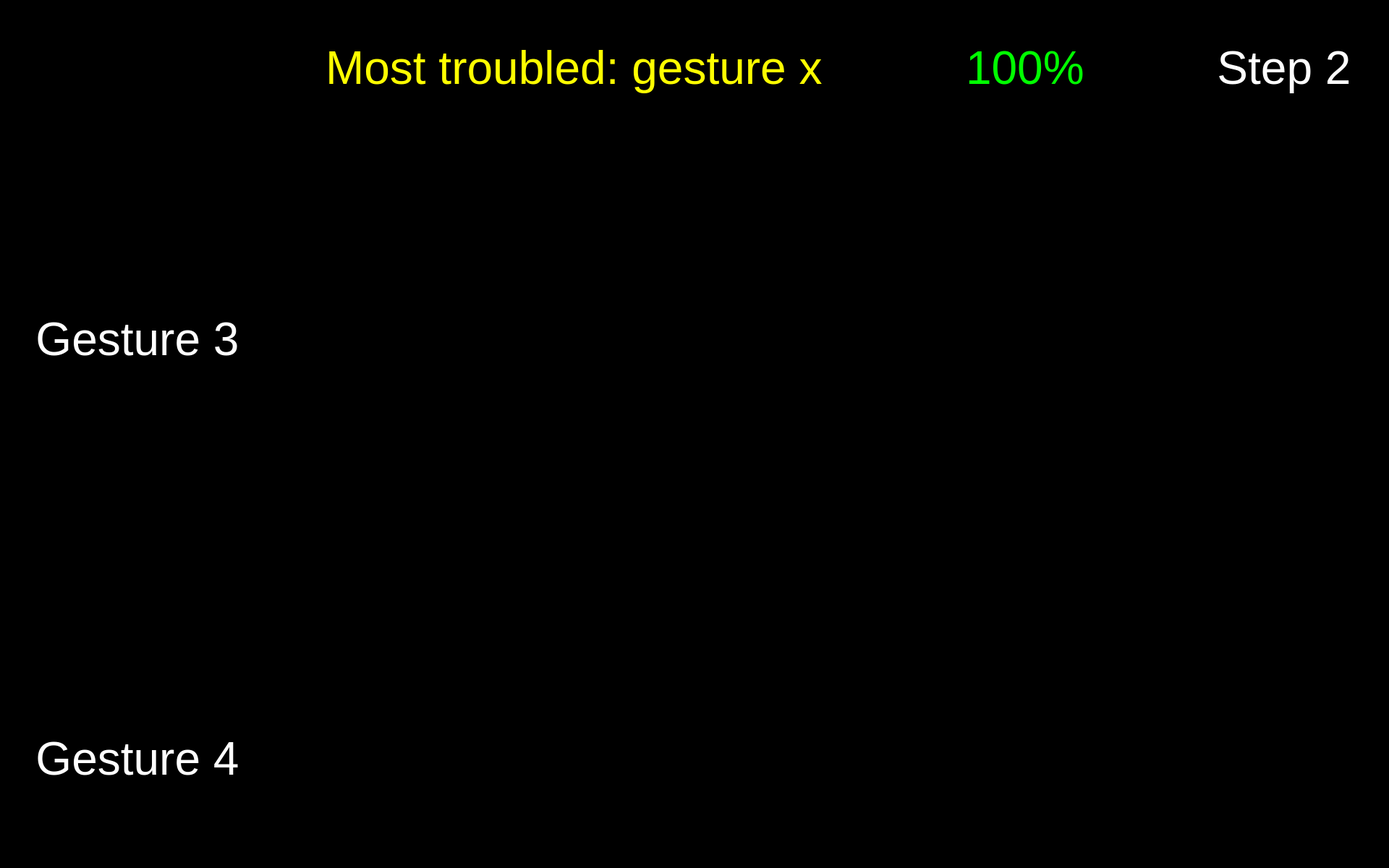
<?xml version="1.0" encoding="UTF-8"?>
<ui version="4.0">
 <class>Form</class>
 <widget class="QWidget" name="Form">
  <property name="geometry">
   <rect>
    <x>0</x>
    <y>0</y>
    <width>1920</width>
    <height>1200</height>
   </rect>
  </property>
  <property name="maximumSize">
   <size>
    <width>1920</width>
    <height>1200</height>
   </size>
  </property>
  <property name="windowTitle">
   <string>Form</string>
  </property>
  <property name="styleSheet">
   <string notr="true">background-color: rgb(0, 0, 0);</string>
  </property>
  <widget class="QPushButton" name="button_nav_left">
   <property name="enabled">
    <bool>true</bool>
   </property>
   <property name="geometry">
    <rect>
     <x>800</x>
     <y>560</y>
     <width>150</width>
     <height>150</height>
    </rect>
   </property>
   <property name="minimumSize">
    <size>
     <width>81</width>
     <height>81</height>
    </size>
   </property>
   <property name="maximumSize">
    <size>
     <width>150</width>
     <height>150</height>
    </size>
   </property>
   <property name="cursor">
    <cursorShape>OpenHandCursor</cursorShape>
   </property>
   <property name="focusPolicy">
    <enum>Qt::WheelFocus</enum>
   </property>
   <property name="contextMenuPolicy">
    <enum>Qt::DefaultContextMenu</enum>
   </property>
   <property name="layoutDirection">
    <enum>Qt::LeftToRight</enum>
   </property>
   <property name="autoFillBackground">
    <bool>false</bool>
   </property>
   <property name="styleSheet">
    <string notr="true"/>
   </property>
   <property name="icon">
    <iconset resource="resources/res.qrc">
     <normaloff>:/buttons/Button Left.svg</normaloff>:/buttons/Button Left.svg</iconset>
   </property>
   <property name="iconSize">
    <size>
     <width>144</width>
     <height>144</height>
    </size>
   </property>
   <property name="autoDefault">
    <bool>false</bool>
   </property>
   <property name="default">
    <bool>false</bool>
   </property>
   <property name="flat">
    <bool>true</bool>
   </property>
  </widget>
  <widget class="QPushButton" name="button_nav_right">
   <property name="enabled">
    <bool>true</bool>
   </property>
   <property name="geometry">
    <rect>
     <x>960</x>
     <y>560</y>
     <width>150</width>
     <height>150</height>
    </rect>
   </property>
   <property name="minimumSize">
    <size>
     <width>81</width>
     <height>81</height>
    </size>
   </property>
   <property name="maximumSize">
    <size>
     <width>150</width>
     <height>150</height>
    </size>
   </property>
   <property name="cursor">
    <cursorShape>OpenHandCursor</cursorShape>
   </property>
   <property name="focusPolicy">
    <enum>Qt::WheelFocus</enum>
   </property>
   <property name="contextMenuPolicy">
    <enum>Qt::DefaultContextMenu</enum>
   </property>
   <property name="layoutDirection">
    <enum>Qt::LeftToRight</enum>
   </property>
   <property name="autoFillBackground">
    <bool>false</bool>
   </property>
   <property name="styleSheet">
    <string notr="true"/>
   </property>
   <property name="icon">
    <iconset resource="resources/res.qrc">
     <normaloff>:/buttons/Button Right.svg</normaloff>:/buttons/Button Right.svg</iconset>
   </property>
   <property name="iconSize">
    <size>
     <width>144</width>
     <height>144</height>
    </size>
   </property>
   <property name="autoDefault">
    <bool>false</bool>
   </property>
   <property name="default">
    <bool>false</bool>
   </property>
   <property name="flat">
    <bool>true</bool>
   </property>
  </widget>
  <widget class="QWidget" name="widget_score" native="true">
   <property name="geometry">
    <rect>
     <x>1180</x>
     <y>20</y>
     <width>450</width>
     <height>150</height>
    </rect>
   </property>
   <widget class="QWidget" name="horizontalLayoutWidget_2">
    <property name="geometry">
     <rect>
      <x>-1</x>
      <y>-1</y>
      <width>451</width>
      <height>152</height>
     </rect>
    </property>
    <layout class="QHBoxLayout" name="horizontalLayout_2">
     <item>
      <widget class="QLabel" name="score_flag">
       <property name="enabled">
        <bool>true</bool>
       </property>
       <property name="sizePolicy">
        <sizepolicy hsizetype="Preferred" vsizetype="Preferred">
         <horstretch>0</horstretch>
         <verstretch>0</verstretch>
        </sizepolicy>
       </property>
       <property name="maximumSize">
        <size>
         <width>150</width>
         <height>150</height>
        </size>
       </property>
       <property name="text">
        <string/>
       </property>
       <property name="pixmap">
        <pixmap resource="resources/res.qrc">:/img/Score Flag.svg</pixmap>
       </property>
      </widget>
     </item>
     <item>
      <widget class="QLabel" name="label_text_score">
       <property name="font">
        <font>
         <pointsize>48</pointsize>
        </font>
       </property>
       <property name="styleSheet">
        <string notr="true">color: rgb(0, 255, 0);</string>
       </property>
       <property name="text">
        <string>&lt;html&gt;&lt;head/&gt;&lt;body&gt;&lt;p&gt;&lt;span style=&quot; color:#00ff00;&quot;&gt;100%&lt;/span&gt;&lt;/p&gt;&lt;/body&gt;&lt;/html&gt;</string>
       </property>
       <property name="alignment">
        <set>Qt::AlignLeading|Qt::AlignLeft|Qt::AlignVCenter</set>
       </property>
       <property name="wordWrap">
        <bool>true</bool>
       </property>
      </widget>
     </item>
    </layout>
   </widget>
  </widget>
  <widget class="QLabel" name="label_text_step">
   <property name="geometry">
    <rect>
     <x>1650</x>
     <y>20</y>
     <width>250</width>
     <height>150</height>
    </rect>
   </property>
   <property name="font">
    <font>
     <pointsize>48</pointsize>
    </font>
   </property>
   <property name="styleSheet">
    <string notr="true">color: rgb(255, 255, 255);</string>
   </property>
   <property name="text">
    <string>&lt;html&gt;&lt;head/&gt;&lt;body&gt;&lt;p&gt;&lt;span style=&quot; color:#ffffff;&quot;&gt;Step 2&lt;/span&gt;&lt;/p&gt;&lt;/body&gt;&lt;/html&gt;</string>
   </property>
   <property name="alignment">
    <set>Qt::AlignCenter</set>
   </property>
   <property name="wordWrap">
    <bool>true</bool>
   </property>
  </widget>
  <widget class="QPushButton" name="button_exit">
   <property name="enabled">
    <bool>true</bool>
   </property>
   <property name="geometry">
    <rect>
     <x>1760</x>
     <y>1040</y>
     <width>150</width>
     <height>150</height>
    </rect>
   </property>
   <property name="minimumSize">
    <size>
     <width>81</width>
     <height>81</height>
    </size>
   </property>
   <property name="maximumSize">
    <size>
     <width>150</width>
     <height>150</height>
    </size>
   </property>
   <property name="cursor">
    <cursorShape>OpenHandCursor</cursorShape>
   </property>
   <property name="focusPolicy">
    <enum>Qt::WheelFocus</enum>
   </property>
   <property name="contextMenuPolicy">
    <enum>Qt::DefaultContextMenu</enum>
   </property>
   <property name="icon">
    <iconset resource="resources/res.qrc">
     <normaloff>:/buttons/Button Exit.svg</normaloff>:/buttons/Button Exit.svg</iconset>
   </property>
   <property name="iconSize">
    <size>
     <width>144</width>
     <height>144</height>
    </size>
   </property>
   <property name="autoDefault">
    <bool>false</bool>
   </property>
   <property name="default">
    <bool>false</bool>
   </property>
   <property name="flat">
    <bool>true</bool>
   </property>
  </widget>
  <widget class="QLabel" name="label_plot_2">
   <property name="geometry">
    <rect>
     <x>490</x>
     <y>760</y>
     <width>850</width>
     <height>340</height>
    </rect>
   </property>
   <property name="maximumSize">
    <size>
     <width>1200</width>
     <height>480</height>
    </size>
   </property>
   <property name="font">
    <font>
     <pointsize>48</pointsize>
    </font>
   </property>
   <property name="styleSheet">
    <string notr="true">color: rgb(255, 255, 255);</string>
   </property>
   <property name="text">
    <string/>
   </property>
   <property name="scaledContents">
    <bool>true</bool>
   </property>
  </widget>
  <widget class="QLabel" name="text_required_2">
   <property name="geometry">
    <rect>
     <x>30</x>
     <y>1000</y>
     <width>320</width>
     <height>100</height>
    </rect>
   </property>
   <property name="font">
    <font>
     <pointsize>48</pointsize>
    </font>
   </property>
   <property name="styleSheet">
    <string notr="true">color: rgb(255, 255, 255);</string>
   </property>
   <property name="text">
    <string>&lt;html&gt;&lt;head/&gt;&lt;body&gt;&lt;p&gt;&lt;span style=&quot; color:#ffffff;&quot;&gt;Gesture 4&lt;/span&gt;&lt;/p&gt;&lt;/body&gt;&lt;/html&gt;</string>
   </property>
   <property name="alignment">
    <set>Qt::AlignCenter</set>
   </property>
   <property name="wordWrap">
    <bool>true</bool>
   </property>
  </widget>
  <widget class="QLabel" name="icon_expert_2">
   <property name="enabled">
    <bool>true</bool>
   </property>
   <property name="geometry">
    <rect>
     <x>490</x>
     <y>810</y>
     <width>100</width>
     <height>100</height>
    </rect>
   </property>
   <property name="sizePolicy">
    <sizepolicy hsizetype="Preferred" vsizetype="Preferred">
     <horstretch>0</horstretch>
     <verstretch>0</verstretch>
    </sizepolicy>
   </property>
   <property name="maximumSize">
    <size>
     <width>100</width>
     <height>100</height>
    </size>
   </property>
   <property name="text">
    <string/>
   </property>
   <property name="pixmap">
    <pixmap resource="resources/res.qrc">:/img/Icon Expert.png</pixmap>
   </property>
   <property name="scaledContents">
    <bool>true</bool>
   </property>
  </widget>
  <widget class="QLabel" name="icon_reaction_2">
   <property name="enabled">
    <bool>true</bool>
   </property>
   <property name="geometry">
    <rect>
     <x>1400</x>
     <y>820</y>
     <width>200</width>
     <height>200</height>
    </rect>
   </property>
   <property name="sizePolicy">
    <sizepolicy hsizetype="Preferred" vsizetype="Preferred">
     <horstretch>0</horstretch>
     <verstretch>0</verstretch>
    </sizepolicy>
   </property>
   <property name="maximumSize">
    <size>
     <width>200</width>
     <height>200</height>
    </size>
   </property>
   <property name="text">
    <string/>
   </property>
   <property name="scaledContents">
    <bool>true</bool>
   </property>
  </widget>
  <widget class="QLabel" name="label_plot_1">
   <property name="geometry">
    <rect>
     <x>490</x>
     <y>180</y>
     <width>850</width>
     <height>340</height>
    </rect>
   </property>
   <property name="maximumSize">
    <size>
     <width>1200</width>
     <height>480</height>
    </size>
   </property>
   <property name="font">
    <font>
     <pointsize>48</pointsize>
    </font>
   </property>
   <property name="styleSheet">
    <string notr="true">color: rgb(255, 255, 255);</string>
   </property>
   <property name="text">
    <string/>
   </property>
   <property name="scaledContents">
    <bool>true</bool>
   </property>
  </widget>
  <widget class="QLabel" name="label_trouble">
   <property name="geometry">
    <rect>
     <x>450</x>
     <y>20</y>
     <width>720</width>
     <height>150</height>
    </rect>
   </property>
   <property name="font">
    <font>
     <pointsize>48</pointsize>
    </font>
   </property>
   <property name="styleSheet">
    <string notr="true">color: rgb(255, 255, 0);</string>
   </property>
   <property name="text">
    <string>&lt;html&gt;&lt;head/&gt;&lt;body&gt;&lt;p&gt;&lt;span style=&quot; color:#ffff00;&quot;&gt;Most troubled: gesture x&lt;/span&gt;&lt;/p&gt;&lt;/body&gt;&lt;/html&gt;</string>
   </property>
   <property name="alignment">
    <set>Qt::AlignLeading|Qt::AlignLeft|Qt::AlignVCenter</set>
   </property>
   <property name="wordWrap">
    <bool>true</bool>
   </property>
  </widget>
  <widget class="QLabel" name="icon_newbie_1">
   <property name="enabled">
    <bool>true</bool>
   </property>
   <property name="geometry">
    <rect>
     <x>490</x>
     <y>380</y>
     <width>100</width>
     <height>100</height>
    </rect>
   </property>
   <property name="sizePolicy">
    <sizepolicy hsizetype="Preferred" vsizetype="Preferred">
     <horstretch>0</horstretch>
     <verstretch>0</verstretch>
    </sizepolicy>
   </property>
   <property name="maximumSize">
    <size>
     <width>100</width>
     <height>100</height>
    </size>
   </property>
   <property name="text">
    <string/>
   </property>
   <property name="pixmap">
    <pixmap resource="resources/res.qrc">:/img/Icon User.png</pixmap>
   </property>
   <property name="scaledContents">
    <bool>true</bool>
   </property>
  </widget>
  <widget class="QLabel" name="image_step">
   <property name="geometry">
    <rect>
     <x>1650</x>
     <y>170</y>
     <width>250</width>
     <height>250</height>
    </rect>
   </property>
   <property name="font">
    <font>
     <pointsize>48</pointsize>
    </font>
   </property>
   <property name="styleSheet">
    <string notr="true">color: rgb(255, 255, 255);</string>
   </property>
   <property name="text">
    <string/>
   </property>
   <property name="pixmap">
    <pixmap resource="resources/res.qrc">:/detected steps/Detected Step2 Button.png</pixmap>
   </property>
   <property name="alignment">
    <set>Qt::AlignCenter</set>
   </property>
   <property name="wordWrap">
    <bool>true</bool>
   </property>
  </widget>
  <widget class="QLabel" name="image_required_1">
   <property name="geometry">
    <rect>
     <x>30</x>
     <y>180</y>
     <width>320</width>
     <height>240</height>
    </rect>
   </property>
   <property name="maximumSize">
    <size>
     <width>320</width>
     <height>240</height>
    </size>
   </property>
   <property name="text">
    <string/>
   </property>
   <property name="pixmap">
    <pixmap>gesture-images/step1_gesture3.png</pixmap>
   </property>
   <property name="scaledContents">
    <bool>true</bool>
   </property>
  </widget>
  <widget class="QLabel" name="icon_expert_1">
   <property name="enabled">
    <bool>true</bool>
   </property>
   <property name="geometry">
    <rect>
     <x>490</x>
     <y>220</y>
     <width>100</width>
     <height>100</height>
    </rect>
   </property>
   <property name="sizePolicy">
    <sizepolicy hsizetype="Preferred" vsizetype="Preferred">
     <horstretch>0</horstretch>
     <verstretch>0</verstretch>
    </sizepolicy>
   </property>
   <property name="maximumSize">
    <size>
     <width>100</width>
     <height>100</height>
    </size>
   </property>
   <property name="text">
    <string/>
   </property>
   <property name="pixmap">
    <pixmap resource="resources/res.qrc">:/img/Icon Expert.png</pixmap>
   </property>
   <property name="scaledContents">
    <bool>true</bool>
   </property>
  </widget>
  <widget class="QLabel" name="icon_newbie_2">
   <property name="enabled">
    <bool>true</bool>
   </property>
   <property name="geometry">
    <rect>
     <x>490</x>
     <y>960</y>
     <width>100</width>
     <height>100</height>
    </rect>
   </property>
   <property name="sizePolicy">
    <sizepolicy hsizetype="Preferred" vsizetype="Preferred">
     <horstretch>0</horstretch>
     <verstretch>0</verstretch>
    </sizepolicy>
   </property>
   <property name="maximumSize">
    <size>
     <width>100</width>
     <height>100</height>
    </size>
   </property>
   <property name="text">
    <string/>
   </property>
   <property name="pixmap">
    <pixmap resource="resources/res.qrc">:/img/Icon User.png</pixmap>
   </property>
   <property name="scaledContents">
    <bool>true</bool>
   </property>
  </widget>
  <widget class="QLabel" name="icon_reaction_1">
   <property name="enabled">
    <bool>true</bool>
   </property>
   <property name="geometry">
    <rect>
     <x>1400</x>
     <y>250</y>
     <width>200</width>
     <height>200</height>
    </rect>
   </property>
   <property name="sizePolicy">
    <sizepolicy hsizetype="Preferred" vsizetype="Preferred">
     <horstretch>0</horstretch>
     <verstretch>0</verstretch>
    </sizepolicy>
   </property>
   <property name="maximumSize">
    <size>
     <width>200</width>
     <height>200</height>
    </size>
   </property>
   <property name="text">
    <string/>
   </property>
   <property name="scaledContents">
    <bool>true</bool>
   </property>
  </widget>
  <widget class="QLabel" name="image_required_2">
   <property name="geometry">
    <rect>
     <x>30</x>
     <y>760</y>
     <width>320</width>
     <height>240</height>
    </rect>
   </property>
   <property name="maximumSize">
    <size>
     <width>320</width>
     <height>240</height>
    </size>
   </property>
   <property name="text">
    <string/>
   </property>
   <property name="pixmap">
    <pixmap>gesture-images/step3_gesture4.png</pixmap>
   </property>
   <property name="scaledContents">
    <bool>true</bool>
   </property>
  </widget>
  <widget class="QLabel" name="text_required_1">
   <property name="geometry">
    <rect>
     <x>30</x>
     <y>420</y>
     <width>320</width>
     <height>100</height>
    </rect>
   </property>
   <property name="font">
    <font>
     <pointsize>48</pointsize>
    </font>
   </property>
   <property name="styleSheet">
    <string notr="true">color: rgb(255, 255, 255);</string>
   </property>
   <property name="text">
    <string>&lt;html&gt;&lt;head/&gt;&lt;body&gt;&lt;p&gt;&lt;span style=&quot; color:#ffffff;&quot;&gt;Gesture 3&lt;/span&gt;&lt;/p&gt;&lt;/body&gt;&lt;/html&gt;</string>
   </property>
   <property name="alignment">
    <set>Qt::AlignCenter</set>
   </property>
   <property name="wordWrap">
    <bool>true</bool>
   </property>
  </widget>
 </widget>
 <resources>
  <include location="resources/res.qrc"/>
 </resources>
 <connections/>
</ui>
